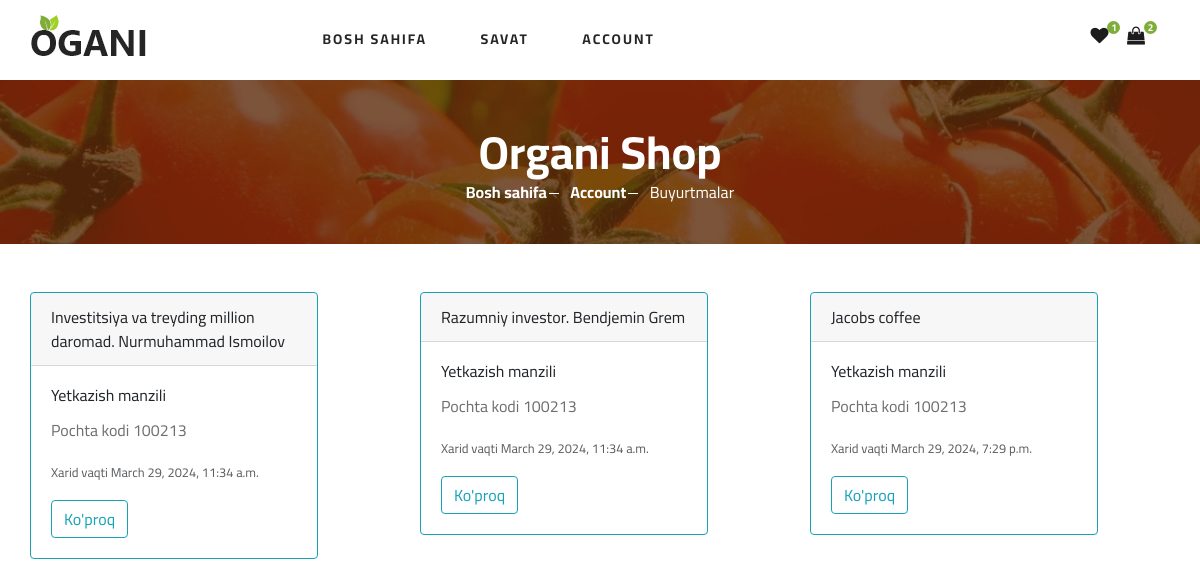
/shipment/shipments/ (signed in), run on the app's committed database.
### orders/models.py (models this page shows)
class OrderItem(models.Model):
    product=models.ForeignKey(Product,on_delete=models.CASCADE)
    order=models.ForeignKey(Order,on_delete=models.CASCADE)
    quantity=models.PositiveIntegerField()
    date_added=models.DateTimeField(auto_now_add=True)

### products/models.py (models this page shows, shortened)
class Product(models.Model):
    name=models.CharField(max_length=200)
    brand=models.CharField(max_length=200,null=True,blank=True)
    description=models.TextField()
    price=models.FloatField()
    count=models.PositiveIntegerField()
    discount=models.BooleanField(default=False)
    discount_price=models.FloatField(default=0)
    category=models.ForeignKey(Category,on_delete=models.CASCADE)
    image=models.ManyToManyField(ProductImage)
    slug=models.SlugField(max_length=50)
    date_added= models.DateTimeField(auto_now_add=True)
    likes = models.ManyToManyField(Customer,null=True,blank=True)

### shipments/models.py (models this page shows)
class ShippingAddress(models.Model):
    customer=models.ForeignKey(Customer,on_delete=models.CASCADE)
    first_name=models.CharField(max_length=100,null=True,blank=True)
    last_name = models.CharField(max_length=100,null=True,blank=True)
    email = models.EmailField(max_length=200,null=True,blank=True)
    phone = PhoneNumberField(null=True,blank=True)
    region=models.CharField(max_length=200)
    city_or_district=models.CharField(max_length=200)
    neighborhood=models.CharField(max_length=200)
    street = models.CharField(max_length=200)
    post_code=models.CharField(max_length=10,null=True,blank=True)
    home_number=models.CharField(max_length=200)
    is_default=models.BooleanField(default=False)

class Shipment(models.Model):
    order=models.ForeignKey(Order, on_delete=models.SET_NULL, null=True)
    address = models.ForeignKey(ShippingAddress, on_delete=models.SET_NULL, null=True)
    purchase_time=models.DateTimeField(auto_now_add=True)

### shipments/views.py (the view)
# urls.py: path('shipments/',OrderListView.as_view(),name='shipments'),
class OrderListView(mixins.LoginRequiredMixin,generic.ListView):
    login_url = 'log_in'
    template_name = 'order_list.html'
    model = Shipment
    def get_context_data(self,**kwargs):
        context=super().get_context_data(**kwargs)
        shipment_pks=list(Shipment.objects.filter(order__customer__pk=self.request.user.pk).values_list('pk',flat=True))
        shipment_list=[]
        for pk in shipment_pks:
            shipping_address = ShippingAddress.objects.get(shipment__pk=pk)
            purchase_time=Shipment.objects.get(pk=pk).purchase_time
            orderitem_pks=list(OrderItem.objects.filter(order__shipment__pk=pk).values_list('pk',flat=True))
            for id in orderitem_pks:
                shipment = {}
                orderitem=OrderItem.objects.get(pk=id)
                shipment['orderitem']=orderitem
                shipment['address']=shipping_address
                shipment['purchase_time']=purchase_time
                shipment_list.append(shipment)
        if self.request.user.is_authenticated:
            order = Order.objects.get(customer=self.request.user, complete=False)
            num_order_items = list(OrderItem.objects.filter(order=order).values_list('quantity', flat=True))
            num_order_items = sum(num_order_items)
            num_wishlist = Product.objects.filter(likes__pk=self.request.user.pk).count()
        else:
            num_order_items = 0
            num_wishlist = 0
        context['num_wishlist']=num_wishlist
        context['num_order_items'] = num_order_items
        context['shipment_list']=shipment_list
        return context

### templates/order_list.html
{% extends 'base.html' %}
{% load static %}
{% block content %}
    <section class="breadcrumb-section set-bg" data-setbg="{% static 'img/breadcrumb.jpg' %}">
        <div class="container">
            <div class="row">
                <div class="col-lg-12 text-center">
                    <div class="breadcrumb__text">
                        <h2>Organi Shop</h2>
                        <div class="breadcrumb__option">
                            <a href="{% url 'home' %}">Bosh sahifa</a>
                            <a href="{% url 'account_detail' %}">Account</a>
                            <span>Buyurtmalar</span>
                        </div>
                    </div>
                </div>
            </div>
        </div>
    </section>
<div class="container mb-5 mt-5">
    <div class="row row-cols-1 row-cols-md-3 g-4">
    {% for shipment in shipment_list %}
      <div class="col">
          <div class="card border-info mb-3" style="max-width: 18rem;">
              <div class="card-header">{{shipment.orderitem.product.name}}</div>
              <div class="card-body">
                  <h6 class="card-title">Yetkazish manzili</h6>
                <p class="card-text">Pochta kodi {{shipment.address.post_code}}</p>
              <p class="card-text"><small class="text-body-secondary">Xarid vaqti {{shipment.purchase_time}}</small></p>
              <a role="button" href="{% url 'shipment_detail' shipment.orderitem.pk %}" class="btn btn-outline-info">Ko'proq</a>
              </div>
          </div>
            </div>
    {% endfor %}
    </div>
</div>
{% endblock content %}

### static/css/sidebars.css (style rules this page uses)
body { min-height: 100vh; min-height: -webkit-fill-available; }
html { height: -webkit-fill-available; }

### static/css/style.css (style rules this page uses)
html, body { height: 100%; font-family: "Cairo", sans-serif; -webkit-font-smoothing: antialiased; font-smoothing: antialiased; }
h1, h2, h3, h4, h5, h6 { margin: 0; color: #111111; font-weight: 400; font-family: "Cairo", sans-serif; }
h2 { font-size: 36px; }
h6 { font-size: 16px; }
p { font-size: 16px; font-family: "Cairo", sans-serif; color: #6f6f6f; font-weight: 400; line-height: 26px; margin: 0 0 15px 0; }
.set-bg { background-repeat: no-repeat; background-size: cover; background-position: top center; }
.breadcrumb-section { display: flex; align-items: center; padding: 45px 0 40px; }
.breadcrumb__text h2 { font-size: 46px; color: #ffffff; font-weight: 700; }
.breadcrumb__option a { display: inline-block; font-size: 16px; color: #ffffff; font-weight: 700; margin-right: 20px; position: relative; }
.breadcrumb__option a:after { position: absolute; right: -12px; top: 13px; height: 1px; width: 10px; background: #ffffff; content: ""; }
.breadcrumb__option span { display: inline-block; font-size: 16px; color: #ffffff; }
@media only screen and (min-width: 1200px) { .container { max-width: 1170px; } }

### data on the page
OrderItem: orderitem.product.name "Investitsiya va treyding million daromad. Nurmuhammad Ismoilov", address.post_code "100213", purchase_time "March 29, 2024, 11:34 a.m."
OrderItem: orderitem.product.name "Razumniy investor. Bendjemin Grem", address.post_code "100213", purchase_time "March 29, 2024, 11:34 a.m."
OrderItem: orderitem.product.name "Jacobs coffee", address.post_code "100213", purchase_time "March 29, 2024, 7:29 p.m."

### other printed values
{{ num_wishlist }} "1"
{{ num_order_items }} "2"
